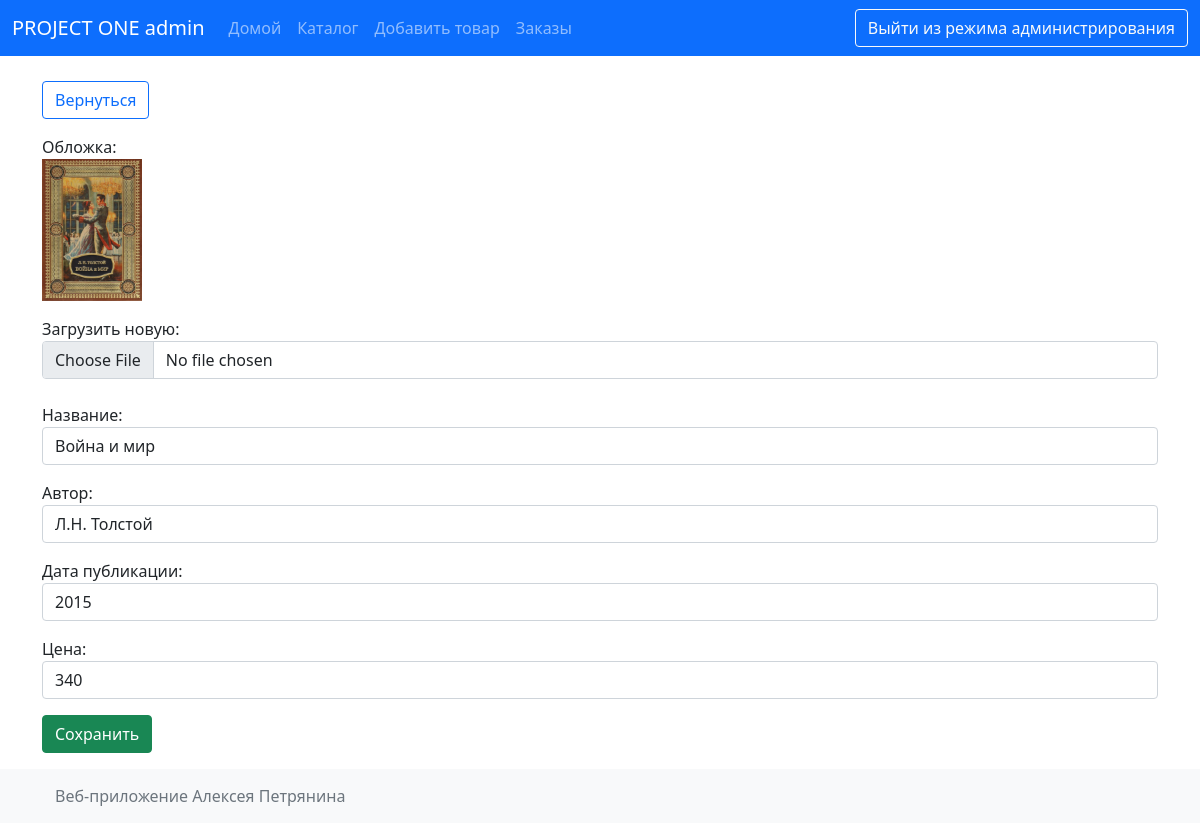
The app's page /admin/index.php?id=edit-item&item=8 with its own data.
### tables this page shows
CREATE TABLE `catalog` (
  `item_id` int NOT NULL AUTO_INCREMENT,
  `title` varchar(255) NOT NULL DEFAULT 'Без названия',
  `author` varchar(255) DEFAULT NULL,
  `pubyear` int DEFAULT NULL,
  `price` int DEFAULT NULL,
  PRIMARY KEY (`item_id`)
);

### functions.php (called while the page is built, shortened)
<?php
require_once 'db.inc.php';
function clear_str($data) {
	return trim(strip_tags($data));
}
function get_item($item_id) {
	global $link;
	$sql = "SELECT * FROM catalog
			WHERE item_id = {$item_id}";
	$result = mysqli_query($link, $sql);
	$item = mysqli_fetch_assoc($result);
	return $item;
}

### admin/inc/edit-item.inc.php (the view, shortened to what this page needs)
<?php
require '../functions.php';
if (isset($_GET['item']))
    $item_id = clear_str($_GET['item']);
$item = get_item($item_id);
?>
<h3 class="mb-3">
    <a href="index.php?id=catalog" class="btn btn-outline-primary">Вернуться</a>
</h3>
<form enctype="multipart/form-data" action="inc/save-changes.inc.php" method="post">
    <span>Обложка:</span></br>
    <img src="../eshop/images/<?= $item['item_id'] ?>.jpg" class="mb-3" style="width: 100px"></br>
    <span>Загрузить новую:</span>
    <input class="form-control" type="file" name="userfile"></br>
    <span>Название:</span>
    <input class="form-control mb-3" type="text" name="title" value="<?= $item['title'] ?>">
    <span>Автор:</span>
    <input class="form-control mb-3" type="text" name="author" value="<?= $item['author'] ?>">
    <span>Дата публикации:</span>
    <input class="form-control mb-3" type="text"  name="pubyear" value="<?= $item['pubyear'] ?>">
    <span>Цена:</span>
    <input class="form-control mb-3" type="text" name="price" value="<?= $item['price'] ?>">
    <button type="submit" class="btn btn-success mb-3">Сохранить</button>
</form>

### records on screen
catalog: title "Война и мир", author "Л.Н. Толстой", pubyear "2015", price "340"
